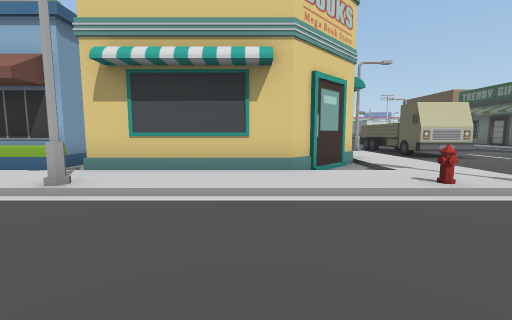
View 1 (above)

24 first-person views from a walk through a Unity game level. The camera is 1.5 m above the floor, tilts 6° down and sees 90° across. The floor is counted in squares, 2 m on a side. Each view is taken from the middle of a square. On the plan, view 1 faces up. The plan holds only what a view shows up to about 9 squares ahead; the rest is blank. The place goes on beyond the plan. The player character is not drawn. Some animated figures are left out.

View 2
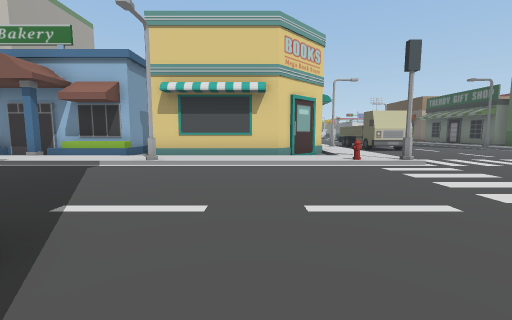

View 3
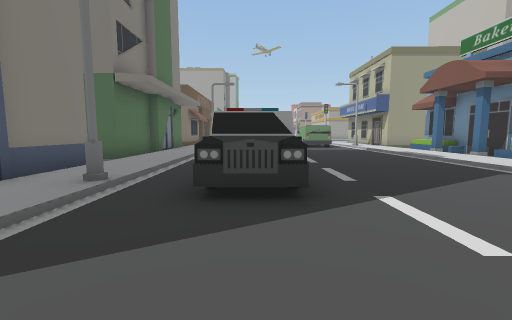

View 4
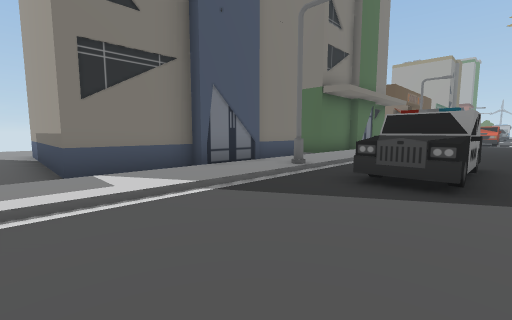

View 5
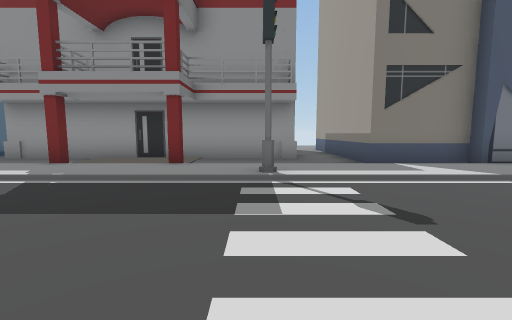

View 6
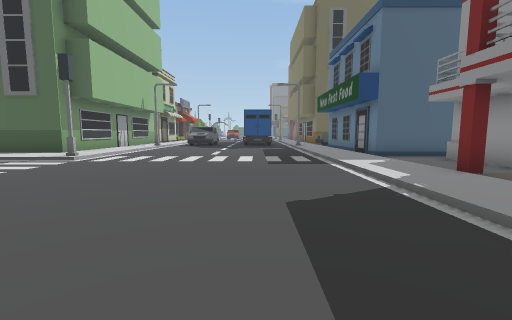

View 7
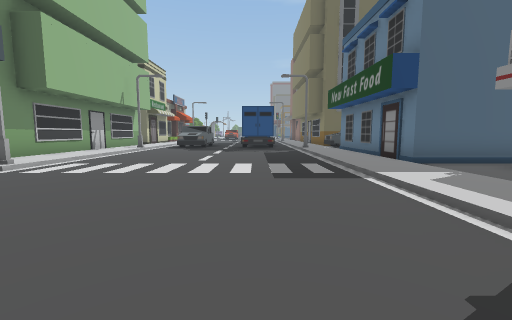

View 8
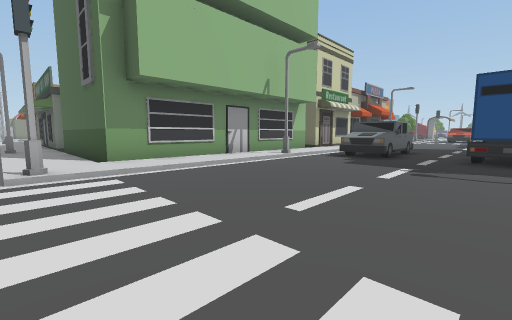

View 9
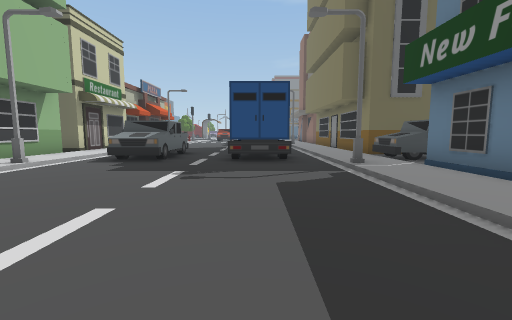

View 10
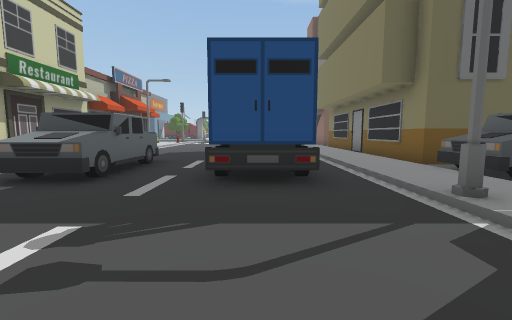

View 11
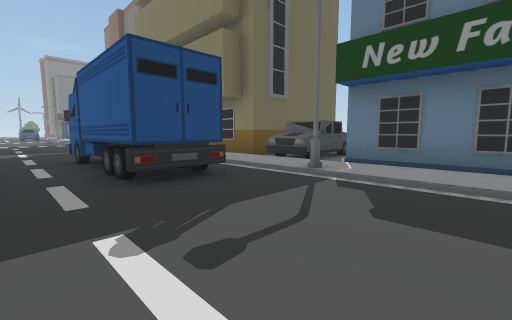

View 12
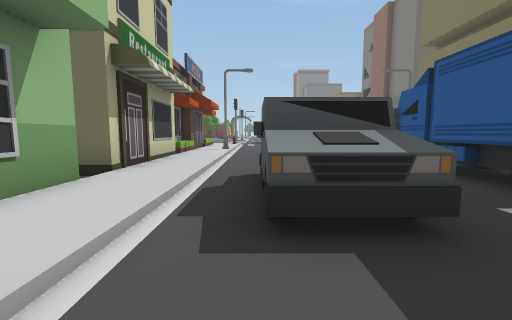

View 13
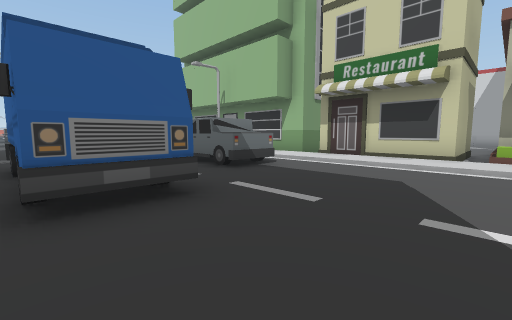

View 14
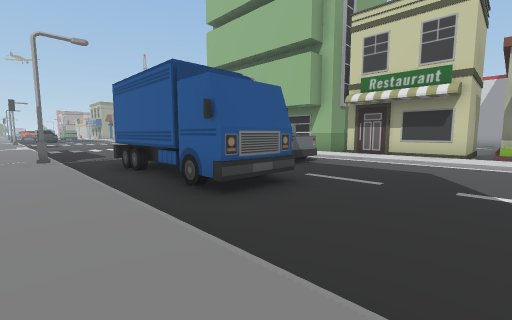

View 15
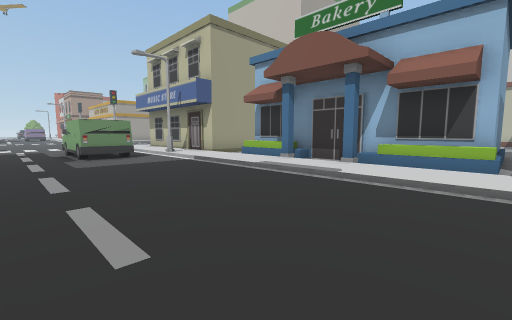

View 16
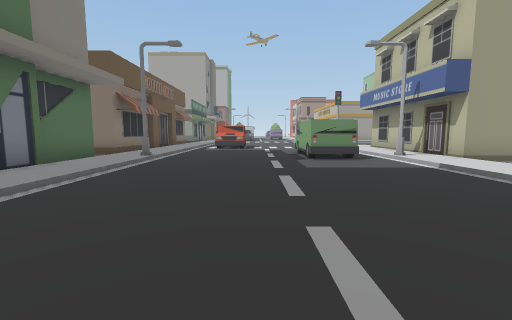

View 17
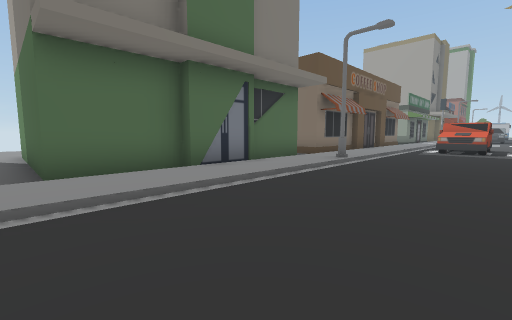

View 18
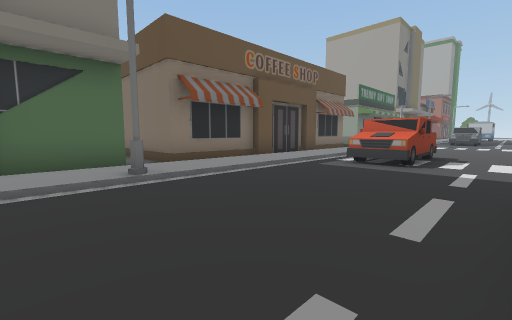

View 19
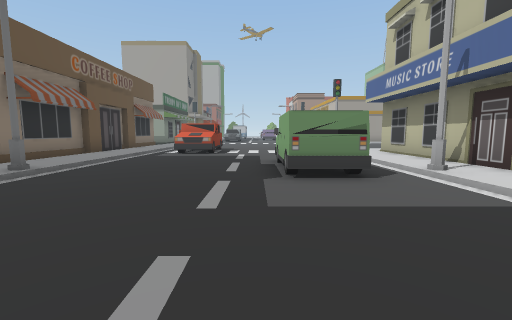

View 20
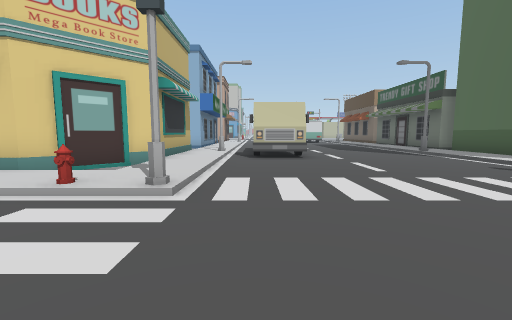

View 21
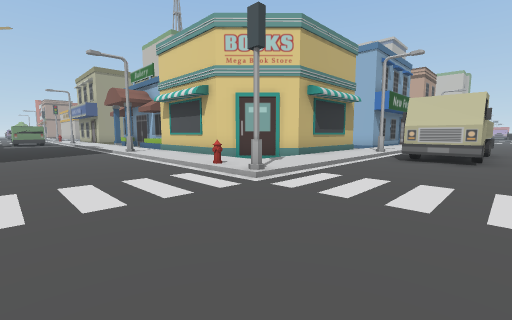

View 22
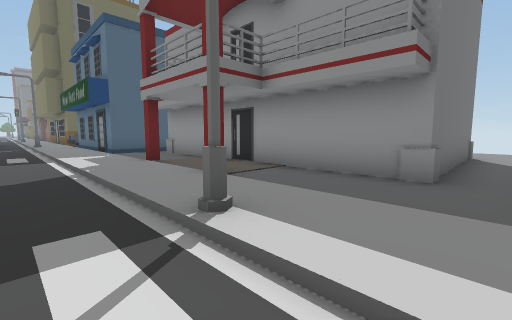

View 23
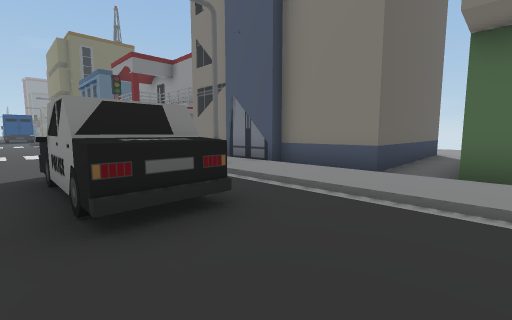

View 24
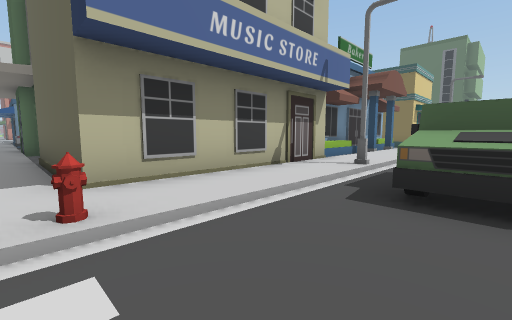

### Floor plan
Key: @ floor where view 1 was taken; # wall or solid block; . main floor; : floor 0.25 m higher than the main floor; / step, stairs or slope; S streetlight; T truck; B building; H hydrant; C car; O other object.
Columns run from 18 left of view 1 to 26 right of it. Each row starts with its distance up from view 1.
  9 :#           B/     #:STT....S:B
  8 :#           B/     #:/TT..../:B           .B
  7 :#           B/     #:/....../:B           BB
  6 :#    #BBBBBBB/    ##:/....../:B           BB
  5 :######   .   /#####.:/....../:BBBBBBBB.BBBBB
  4 :::::::///::///:::::::/....../:::::::::::::::
  3 H////S/////////S////H/#......#//////S////////
  2 ...OOO...............................TTT.....
  1 ...OOOO..............................TTT.....
  0 ..................@..........................
 -1 .............................................
 -2 TT...........CCCC....................OOOOO...
 -3 TT.............C.....................OOOOO...
 -4 /////S/////////S//////#/////////////S////////
 -5 :::::::::::::::::::::::::::::::::::::::::::::
 -6 #####BBBBBBB.BBBBBBB....#.#....BBBBBBTTBBBBBB
 -7     #      B.B     B...........B     TTB
 -8     #      B.B     B.#########.B     T B
 -9     #      B.B     B.#         B
-10            B.B     B.#
-11            B.B     B.#
-12                    ..#
-13                     ..
-14                     ..

Where each view was taken, in squares from view 1:
view 1: 0 up, 0 right, facing up
view 2: 3 down, 0 right, facing up
view 3: 2 down, 1 right, facing left
view 4: 1 down, 2 right, facing down-left
view 5: 0 up, 4 right, facing down
view 6: 2 down, 4 right, facing right
view 7: 2 down, 6 right, facing right
view 8: 2 down, 11 right, facing up-right
view 9: 2 down, 12 right, facing right
view 10: 2 down, 15 right, facing right
view 11: 0 up, 15 right, facing down-right
view 12: 2 up, 17 right, facing right
view 13: 3 down, 26 right, facing up-left
view 14: 5 down, 26 right, facing up-left
view 15: 1 down, 4 left, facing up-left
view 16: 1 down, 5 left, facing left
view 17: 1 down, 6 left, facing down-left
view 18: 0 up, 11 left, facing down-left
view 19: 0 up, 8 left, facing left
view 20: 0 up, 5 right, facing up
view 21: 0 up, 7 right, facing up-left
view 22: 3 down, 2 right, facing down-right
view 23: 1 down, 7 left, facing down-right
view 24: 1 up, 18 left, facing up-right
